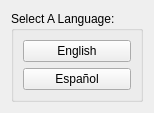
<ui version="4.0" >
 <class>LanguageDialog</class>
 <widget class="QWidget" name="LanguageDialog" >
  <property name="geometry" >
   <rect>
    <x>0</x>
    <y>0</y>
    <width>152</width>
    <height>105</height>
   </rect>
  </property>
  <property name="windowTitle" >
   <string>Language</string>
  </property>
  <layout class="QHBoxLayout" >
   <item>
    <widget class="QGroupBox" name="groupBox" >
     <property name="title" >
      <string>Select A Language:</string>
     </property>
     <layout class="QVBoxLayout" >
      <item>
       <widget class="QPushButton" name="english_button" >
        <property name="text" >
         <string>English</string>
        </property>
       </widget>
      </item>
      <item>
       <widget class="QPushButton" name="spanish_button" >
        <property name="text" >
         <string>Español</string>
        </property>
       </widget>
      </item>
     </layout>
    </widget>
   </item>
  </layout>
 </widget>
 <resources/>
 <connections/>
</ui>
